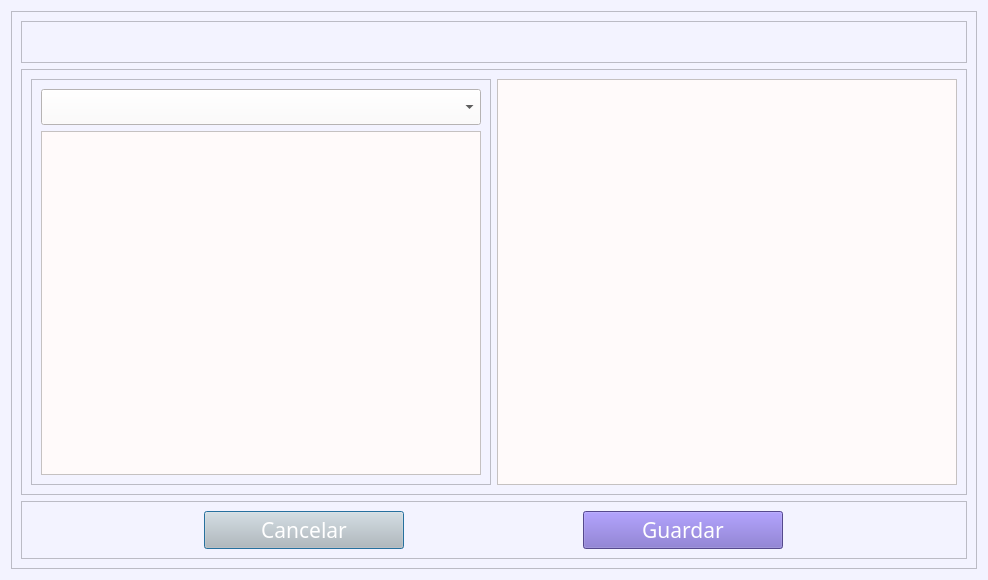
<?xml version="1.0" encoding="UTF-8"?>
<ui version="4.0">
 <class>AssignProfessorDialog</class>
 <widget class="QDialog" name="AssignProfessorDialog">
  <property name="geometry">
   <rect>
    <x>0</x>
    <y>0</y>
    <width>988</width>
    <height>580</height>
   </rect>
  </property>
  <property name="windowTitle">
   <string>Asignar profesor</string>
  </property>
  <property name="styleSheet">
   <string notr="true">background-color: rgb(243, 243, 255);</string>
  </property>
  <layout class="QVBoxLayout" name="verticalLayout_4">
   <item>
    <widget class="QScrollArea" name="scrollArea">
     <property name="widgetResizable">
      <bool>true</bool>
     </property>
     <widget class="QWidget" name="scrollAreaWidgetContents">
      <property name="geometry">
       <rect>
        <x>0</x>
        <y>0</y>
        <width>968</width>
        <height>560</height>
       </rect>
      </property>
      <layout class="QVBoxLayout" name="verticalLayout_3">
       <item>
        <widget class="QFrame" name="frame">
         <property name="frameShape">
          <enum>QFrame::Shape::StyledPanel</enum>
         </property>
         <property name="frameShadow">
          <enum>QFrame::Shadow::Raised</enum>
         </property>
         <layout class="QVBoxLayout" name="verticalLayout">
          <item alignment="">
           <widget class="QLabel" name="label">
            <property name="maximumSize">
             <size>
              <width>900</width>
              <height>60</height>
             </size>
            </property>
            <property name="font">
             <font>
              <family>Montserrat</family>
              <pointsize>12</pointsize>
             </font>
            </property>
            <property name="styleSheet">
             <string notr="true">color: rgb(255, 107, 108);</string>
            </property>
            <property name="text">
             <string/>
            </property>
           </widget>
          </item>
         </layout>
        </widget>
       </item>
       <item>
        <widget class="QFrame" name="frame_3">
         <property name="frameShape">
          <enum>QFrame::Shape::StyledPanel</enum>
         </property>
         <property name="frameShadow">
          <enum>QFrame::Shadow::Raised</enum>
         </property>
         <layout class="QHBoxLayout" name="horizontalLayout">
          <item>
           <widget class="QFrame" name="frame_2">
            <property name="frameShape">
             <enum>QFrame::Shape::StyledPanel</enum>
            </property>
            <property name="frameShadow">
             <enum>QFrame::Shadow::Raised</enum>
            </property>
            <layout class="QVBoxLayout" name="verticalLayout_2">
             <item>
              <widget class="QComboBox" name="comboBox_subjects">
               <property name="font">
                <font>
                 <family>Montserrat</family>
                 <pointsize>15</pointsize>
                </font>
               </property>
               <property name="styleSheet">
                <string notr="true">background-color: rgb(255, 250, 250);
color: rgb(0, 0, 0);</string>
               </property>
              </widget>
             </item>
             <item>
              <widget class="QListWidget" name="listWidget_info">
               <property name="font">
                <font>
                 <family>Montserrat</family>
                 <pointsize>14</pointsize>
                </font>
               </property>
               <property name="styleSheet">
                <string notr="true">background-color: rgb(255, 250, 250);
color: rgb(0, 0, 0);</string>
               </property>
              </widget>
             </item>
            </layout>
           </widget>
          </item>
          <item>
           <widget class="QListWidget" name="listWidget_professors">
            <property name="font">
             <font>
              <family>Montserrat</family>
              <pointsize>14</pointsize>
             </font>
            </property>
            <property name="styleSheet">
             <string notr="true">background-color: rgb(255, 250, 250);
color: rgb(0, 0, 0);</string>
            </property>
           </widget>
          </item>
         </layout>
        </widget>
       </item>
       <item>
        <widget class="QFrame" name="frame_4">
         <property name="frameShape">
          <enum>QFrame::Shape::StyledPanel</enum>
         </property>
         <property name="frameShadow">
          <enum>QFrame::Shadow::Raised</enum>
         </property>
         <layout class="QHBoxLayout" name="horizontalLayout_2">
          <item>
           <widget class="QPushButton" name="pushButton_cancel">
            <property name="maximumSize">
             <size>
              <width>200</width>
              <height>50</height>
             </size>
            </property>
            <property name="font">
             <font>
              <family>Montserrat</family>
              <pointsize>16</pointsize>
             </font>
            </property>
            <property name="styleSheet">
             <string notr="true">background-color: rgb(192, 191, 188);
color: rgb(255, 255, 255);</string>
            </property>
            <property name="text">
             <string>Cancelar</string>
            </property>
           </widget>
          </item>
          <item>
           <widget class="QPushButton" name="pushButton_save">
            <property name="maximumSize">
             <size>
              <width>200</width>
              <height>50</height>
             </size>
            </property>
            <property name="font">
             <font>
              <family>Montserrat</family>
              <pointsize>16</pointsize>
             </font>
            </property>
            <property name="styleSheet">
             <string notr="true">background-color: rgb(119, 102, 198);
color: rgb(255, 255, 255);</string>
            </property>
            <property name="text">
             <string>Guardar</string>
            </property>
           </widget>
          </item>
         </layout>
        </widget>
       </item>
      </layout>
     </widget>
    </widget>
   </item>
  </layout>
 </widget>
 <resources/>
 <connections/>
</ui>
